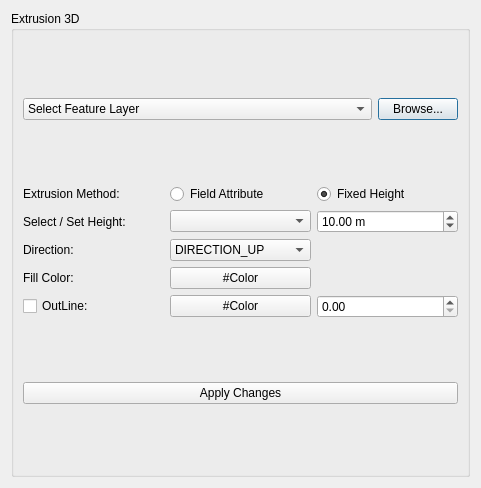
<?xml version="1.0" encoding="UTF-8"?>
<ui version="4.0">
 <class>Extrusion3D</class>
 <widget class="QDialog" name="Extrusion3D">
  <property name="geometry">
   <rect>
    <x>0</x>
    <y>0</y>
    <width>481</width>
    <height>488</height>
   </rect>
  </property>
  <property name="windowTitle">
   <string>Extrusion3D</string>
  </property>
  <layout class="QHBoxLayout" name="horizontalLayout_2">
   <item>
    <widget class="QGroupBox" name="extrusionSymbolGroupBox">
     <property name="title">
      <string>Extrusion 3D</string>
     </property>
     <layout class="QVBoxLayout" name="verticalLayout">
      <item>
       <layout class="QHBoxLayout" name="horizontalLayout">
        <item>
         <widget class="QComboBox" name="comboBox">
          <item>
           <property name="text">
            <string>Select Feature Layer</string>
           </property>
          </item>
         </widget>
        </item>
        <item>
         <widget class="QPushButton" name="pushButton">
          <property name="maximumSize">
           <size>
            <width>80</width>
            <height>16777215</height>
           </size>
          </property>
          <property name="text">
           <string>Browse...</string>
          </property>
         </widget>
        </item>
       </layout>
      </item>
      <item>
       <layout class="QGridLayout" name="extrusionHeightLayout">
        <item row="0" column="1">
         <widget class="QRadioButton" name="extrusionFieldHeightRadioButton">
          <property name="text">
           <string>Field Attribute</string>
          </property>
         </widget>
        </item>
        <item row="1" column="1">
         <widget class="QComboBox" name="extrusionHeightAttributeComboBox"/>
        </item>
        <item row="3" column="0">
         <widget class="QLabel" name="label">
          <property name="text">
           <string>Fill Color:</string>
          </property>
         </widget>
        </item>
        <item row="2" column="1">
         <widget class="QComboBox" name="extrusionDirectionComboBox">
          <item>
           <property name="text">
            <string>DIRECTION_UP</string>
           </property>
          </item>
          <item>
           <property name="text">
            <string>DIRECTION_DOWN</string>
           </property>
          </item>
         </widget>
        </item>
        <item row="1" column="2">
         <widget class="QDoubleSpinBox" name="extrusionFixedHeightSpinBox">
          <property name="suffix">
           <string> m</string>
          </property>
          <property name="minimum">
           <double>-1000000.000000000000000</double>
          </property>
          <property name="maximum">
           <double>1000000.000000000000000</double>
          </property>
          <property name="value">
           <double>10.000000000000000</double>
          </property>
         </widget>
        </item>
        <item row="0" column="2">
         <widget class="QRadioButton" name="extrusionFixedHeightRadioButton">
          <property name="text">
           <string>Fixed Height</string>
          </property>
          <property name="checked">
           <bool>true</bool>
          </property>
         </widget>
        </item>
        <item row="0" column="0">
         <widget class="QLabel" name="extrusionMethodLabel">
          <property name="text">
           <string>Extrusion Method:</string>
          </property>
         </widget>
        </item>
        <item row="2" column="0">
         <widget class="QLabel" name="extrusionDirectionLabel">
          <property name="text">
           <string>Direction:</string>
          </property>
         </widget>
        </item>
        <item row="1" column="0">
         <widget class="QLabel" name="extrusionHeightValueLabel">
          <property name="text">
           <string>Select / Set Height:</string>
          </property>
         </widget>
        </item>
        <item row="4" column="0">
         <widget class="QCheckBox" name="checkBox_enableOutLine">
          <property name="text">
           <string>OutLine:</string>
          </property>
         </widget>
        </item>
        <item row="3" column="1">
         <widget class="QPushButton" name="pushButton_fillColor">
          <property name="text">
           <string>#Color</string>
          </property>
         </widget>
        </item>
        <item row="4" column="1">
         <widget class="QPushButton" name="pushButton_OutLineColor">
          <property name="text">
           <string>#Color</string>
          </property>
         </widget>
        </item>
        <item row="4" column="2">
         <widget class="QDoubleSpinBox" name="doubleSpinBox_outlineWidth"/>
        </item>
       </layout>
      </item>
      <item>
       <widget class="QPushButton" name="pushButton_2">
        <property name="text">
         <string>Apply Changes</string>
        </property>
       </widget>
      </item>
     </layout>
    </widget>
   </item>
  </layout>
 </widget>
 <resources/>
 <connections/>
</ui>
